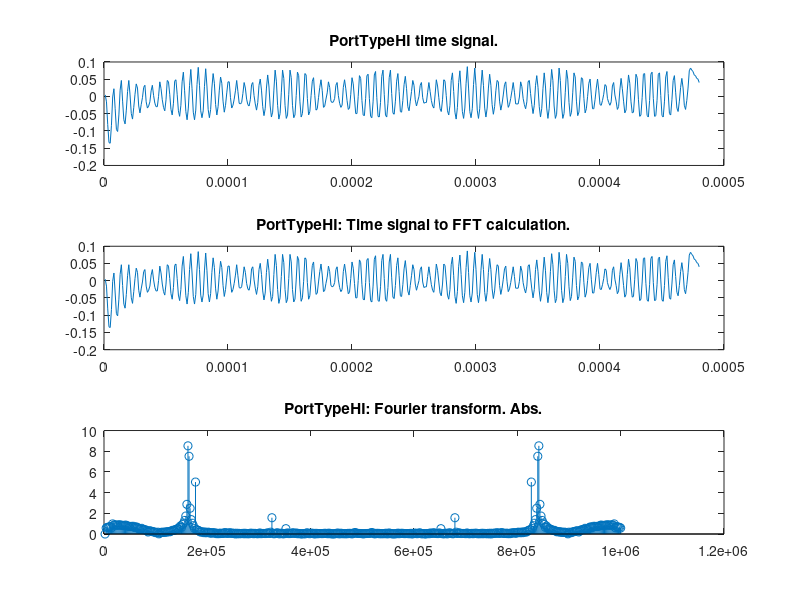

Here is the MATLAB script that generated this plot:
%mducng/SoC/D2/G2touch
%%%%%%%%%%%%%%%%%%%%%%%%%%%%%%%%%%%%%%%%%%%%%%%%%%%%%%%%%%%%%%%%%%%%%%%%%%%
clc;
clear;
close all;
%%%%%%%%%%%%%%%%%%%%%%%%%%%%%%%%%%%%%%%%%%%%%%%%%%%%%%%%%%%%%%%%%%%%%%%%%%%
% load txt file
load EVB1M.txt;
dataraw             = EVB1M;
temp                = size(dataraw);
length_full         = temp(1);
x_full              = dataraw;
%%%%%%%%%%%%%%%%%%%%%%%%%%%%%%%%%%%%%%%%%%%%%%%%%%%%%%%%%%%%%%%%%%%%%%%%%%%
Fs                  = 10^6;  
dt                  = 1/Fs;
t_full              = (0:1:length_full-1)*dt;
%%%%%%%%%%%%%%%%%%%%%%%%%%%%%%%%%%%%%%%%%%%%%%%%%%%%%%%%%%%%%%%%%%%%%%%%%%%
% load PortType:
x_PortType_raw      = x_full(3540:1:3540+480-1);
% Substract mean:
x_PortType          = x_PortType_raw - mean(x_PortType_raw);
t_PortType          = (1:1:length(x_PortType))*dt;
% FFT calculation for DigitalLF
Nfft                = length(x_PortType);
deltaF              = Fs/Nfft;
tVectors            = (1:Nfft)*dt;
fVectors            = (1:Nfft)*deltaF;
% DigitalLF part to FFT calculation
fftPortTypeTem      = fft(x_PortType(1:1:Nfft),Nfft);
fftPortType         = abs(fftPortTypeTem);
%%%%%%%%%%%%%%%%%%%%%%%%%%%%%%%%%%%%%%%%%%%%%%%%%%%%%%%%%%%%%%%%%%%%%%%%%%%
% plot Full PortTypeHI
figure(4);
subplot(3,1,1);
plot(t_PortType,x_PortType);
title('PortTypeHI time signal.');
% plot time signal
subplot(3,1,2);
plot(tVectors,x_PortType(1:Nfft));
title("PortTypeHI: Time signal to FFT calculation.");
%axis([0 Nfft*1/Fs 0 1*scale]);
% plot fft output
subplot(3,1,3);
stem(fVectors,fftPortType);
title('PortTypeHI: Fourier transform. Abs.'); 
%axis([0 Fs 0 Nfft/2*scale]);
%axis([0 Fs 0 25]);
%%%%%%%%%%%%%%%%%%%%%%%%%%%%%%%%%%%%%%%%%%%%%%%%%%%%%%%%%%%%%%%%%%%%%%%%%%%